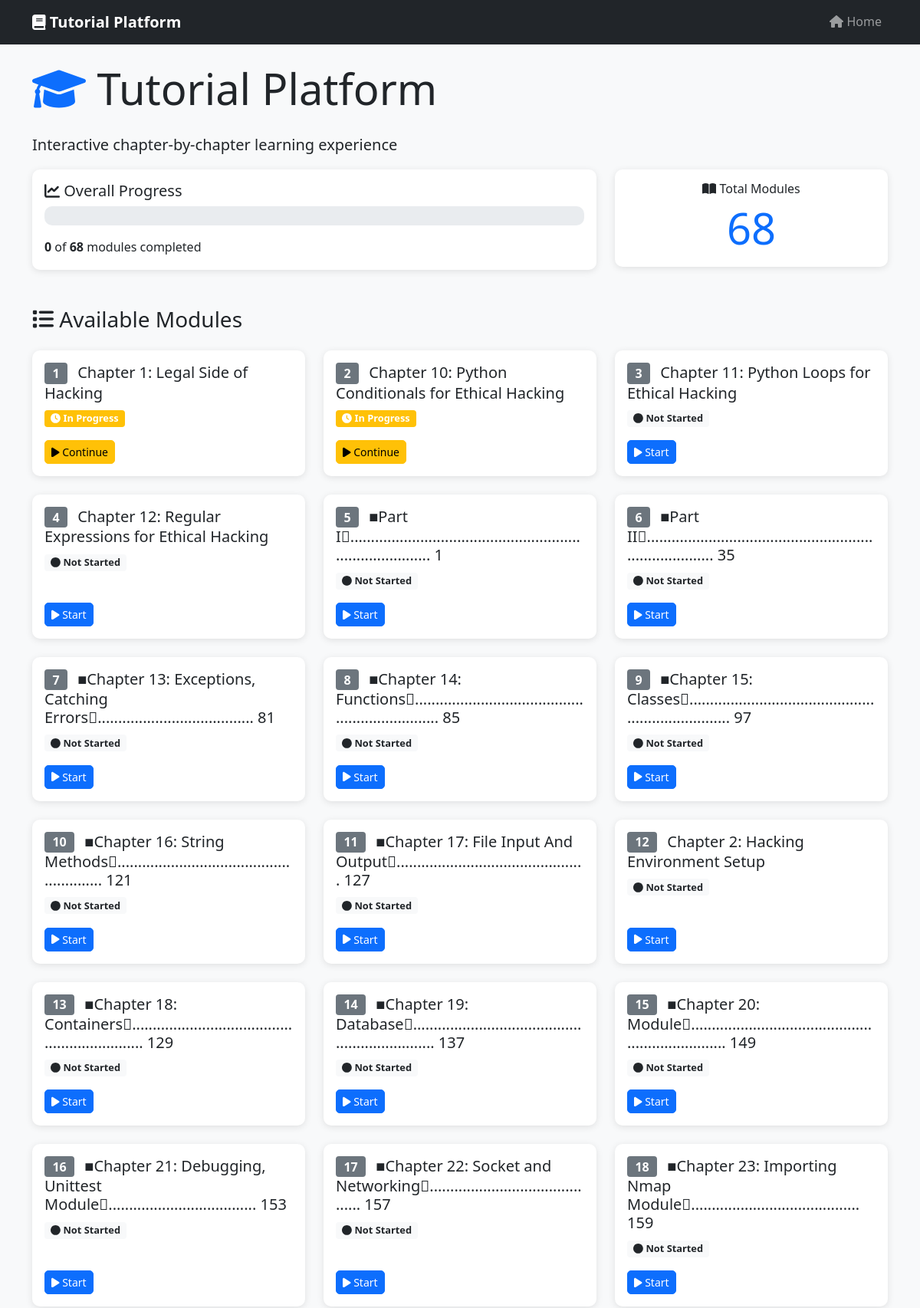
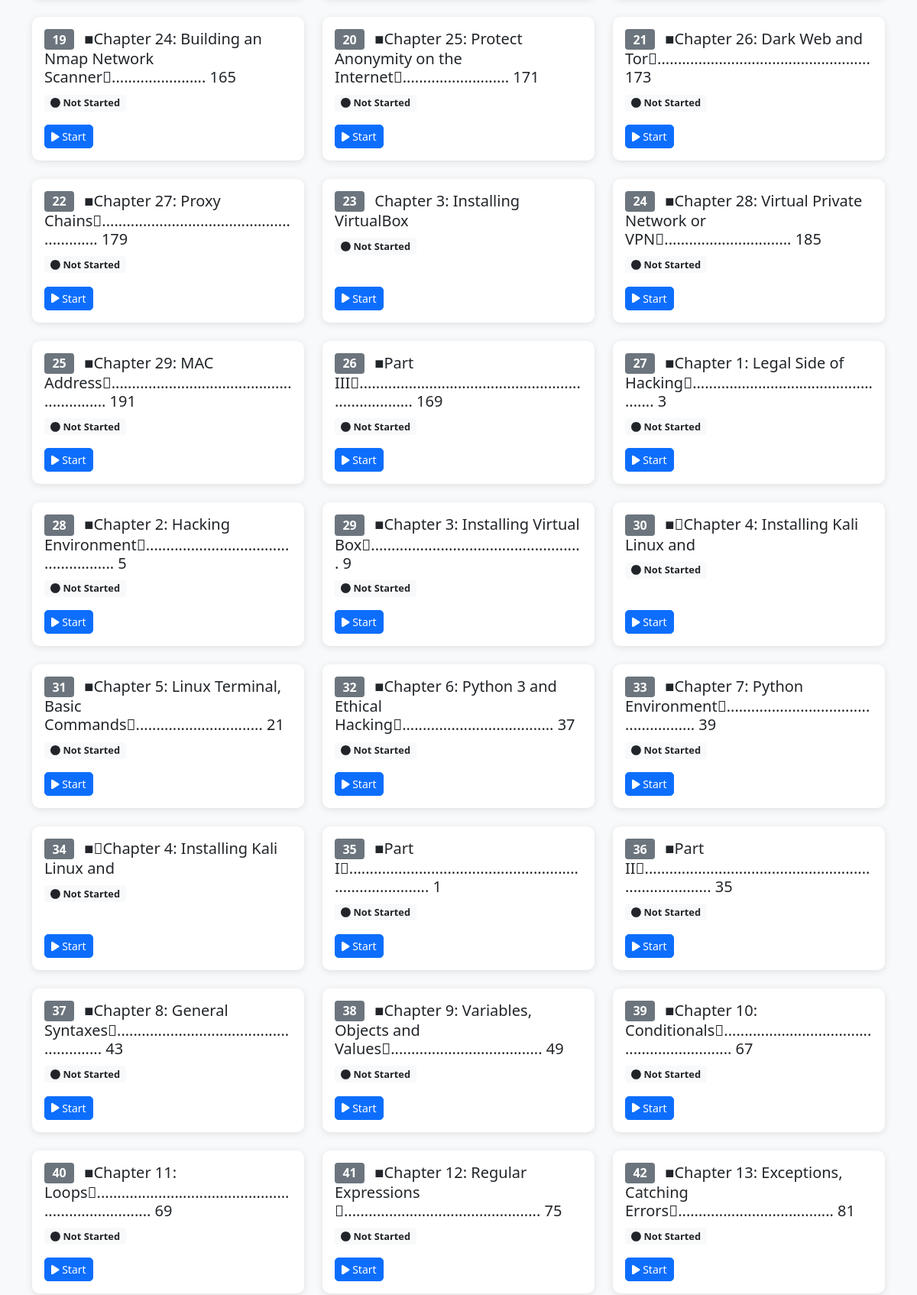
The page / (upper part) on the database its author committed (2 pictures, top to bottom).
### tables this page shows
CREATE TABLE progress (
            id INTEGER PRIMARY KEY AUTOINCREMENT,
            user_id INTEGER DEFAULT 1,
            module_id INTEGER,
            status TEXT DEFAULT 'not_started',
            completed_on DATETIME,
            created_at DATETIME DEFAULT CURRENT_TIMESTAMP,
            updated_at DATETIME DEFAULT CURRENT_TIMESTAMP,
            UNIQUE(user_id, module_id)
        );

### app.py (the view)
@app.route('/')
def home():
    modules = get_module_progress()
    total_modules = len(modules)
    completed_modules = sum(1 for m in modules if m['status'] == 'completed')
    progress_percentage = (completed_modules / total_modules * 100) if total_modules > 0 else 0
    return render_template('home.html',
                         modules=modules,
                         total_modules=total_modules,
                         completed_modules=completed_modules,
                         progress_percentage=progress_percentage)

### app.py (called while the page is built)
def get_db_connection():
    conn = sqlite3.connect(DATABASE)
    conn.row_factory = sqlite3.Row
    return conn

def get_module_progress(user_id=1):
    conn = get_db_connection()
    modules = get_modules()
    progress_dict = {}
    progress_rows = conn.execute(
        'SELECT module_id, status, completed_on FROM progress WHERE user_id = ?',
        (user_id,)
    ).fetchall()
    for row in progress_rows:
        progress_dict[row['module_id']] = {
            'status': row['status'],
            'completed_on': row['completed_on']
        }
    for module in modules:
        module_id = module['id']
        if module_id in progress_dict:
            module['status'] = progress_dict[module_id]['status']
            module['completed_on'] = progress_dict[module_id]['completed_on']
        else:
            module['status'] = 'not_started'
            module['completed_on'] = None
    conn.close()
    return modules

### templates/home.html (shortened to what this page needs)
{% extends "layout.html" %}
{% block content %}
<div class="row">
    <div class="col-12">
        <h1 class="display-4 mb-4">
            <i class="fas fa-graduation-cap text-primary"></i>
            Tutorial Platform
        </h1>
        <p class="lead">Interactive chapter-by-chapter learning experience</p>
    </div>
</div>
<div class="row mb-5">
    <div class="col-md-8">
        <div class="card">
            <div class="card-body">
                <h5 class="card-title">
                    <i class="fas fa-chart-line"></i> Overall Progress
                </h5>
                <div class="progress mb-3" style="height: 25px;">
                </div>
                <p class="mb-0">
                    <strong>{{ completed_modules }}</strong> of <strong>{{ total_modules }}</strong> modules completed
                </p>
            </div>
        </div>
    </div>
    <div class="col-md-4">
        <div class="card">
            <div class="card-body text-center">
                {% if not modules %}
                <h6 class="card-title text-warning">
                    <i class="fas fa-exclamation-triangle"></i> No Modules Found
                </h6>
                <p class="card-text">Extract content from your PDF to get started.</p>
                <form method="POST" action="{{ url_for('extract_pdf') }}">
                    <button type="submit" class="btn btn-primary">
                        <i class="fas fa-file-pdf"></i> Extract PDF
                    </button>
                </form>
                {% else %}
                <h6 class="card-title">
                    <i class="fas fa-book-open"></i> Total Modules
                </h6>
                <div class="display-4 text-primary">{{ total_modules }}</div>
                {% endif %}
            </div>
        </div>
    </div>
</div>
{% if modules %}
<div class="row">
    <div class="col-12">
        <h3 class="mb-4">
            <i class="fas fa-list"></i> Available Modules
        </h3>
    </div>
</div>
<div class="row">
    {% for module in modules %}
    <div class="col-md-6 col-lg-4 mb-4">
        <div class="card h-100 module-card">
            <div class="card-body d-flex flex-column">
                <h5 class="card-title">
                    <span class="badge bg-secondary me-2">{{ module.id }}</span>
                    {{ module.title }}
                </h5>
                <div class="mb-3">
                    {% if module.status == 'completed' %}
                        <span class="badge bg-success">
                            <i class="fas fa-check-circle"></i> Completed
                        </span>
                        {% if module.completed_on %}
                            <small class="text-muted d-block mt-1">
                                Completed: {{ module.completed_on }}
                            </small>
                        {% endif %}
                    {% elif module.status == 'in_progress' %}
                        <span class="badge bg-warning">
                            <i class="fas fa-clock"></i> In Progress
                        </span>
                    {% else %}
                        <span class="badge bg-light text-dark">
                            <i class="fas fa-circle"></i> Not Started
                        </span>
                    {% endif %}
                </div>
                <div class="mt-auto">
                    {% if module.status == 'completed' %}
                        <a href="{{ url_for('module_page', module_id=module.id) }}"
                           class="btn btn-outline-success btn-sm">
                            <i class="fas fa-eye"></i> Review
                        </a>
                    {% elif module.status == 'in_progress' %}
                        <a href="{{ url_for('module_page', module_id=module.id) }}"
                           class="btn btn-warning btn-sm">
                            <i class="fas fa-play"></i> Continue
                        </a>
                    {% else %}
                        <a href="{{ url_for('module_page', module_id=module.id) }}"
                           class="btn btn-primary btn-sm">
                            <i class="fas fa-play"></i> Start
                        </a>
                    {% endif %}
                </div>
            </div>
        </div>
    </div>
    {% endfor %}
</div>
{% endif %}
{% endblock %}

### templates/layout.html (shortened to what this page needs)
<!DOCTYPE html>
<html lang="en">
<head>
    <link href="https://cdn.jsdelivr.net/npm/bootstrap@5.1.3/dist/css/bootstrap.min.css" rel="stylesheet">
    <link href="https://cdnjs.cloudflare.com/ajax/libs/prism/1.24.1/themes/prism.min.css" rel="stylesheet">
    <link href="{{ url_for('static', filename='css/style.css') }}" rel="stylesheet">
</head>
<body>
    <nav class="navbar navbar-expand-lg navbar-dark bg-dark">
        <div class="container">
            <a class="navbar-brand" href="{{ url_for('home') }}">
                <i class="fas fa-book"></i> Tutorial Platform
            </a>
            <div class="collapse navbar-collapse" id="navbarNav">
                <ul class="navbar-nav ms-auto">
                    <li class="nav-item">
                        <a class="nav-link" href="{{ url_for('home') }}">
                            <i class="fas fa-home"></i> Home
                        </a>
                    </li>
                </ul>
            </div>
        </div>
    </nav>
    <main class="container my-4">
        {% block content %}{% endblock %}
    </main>
</body>
</html>

### static/css/style.css (style rules this page uses)
body { font-family: 'Segoe UI', Tahoma, Geneva, Verdana, sans-serif; line-height: 1.6; background-color: #f8f9fa; }
.navbar-brand { font-weight: bold; }
.module-card { transition: transform 0.2s ease, box-shadow 0.2s ease; border: 1px solid #dee2e6; }
.progress { border-radius: 10px; overflow: hidden; }
.badge { font-size: 0.8em; }
.btn { border-radius: 5px; font-weight: 500; transition: all 0.2s ease; }
.card { border: none; border-radius: 10px; box-shadow: 0 2px 10px rgba(0, 0, 0, 0.1); }

### rows shown on the page
progress: id "1", title "Chapter 1: Legal Side of Hacking", status "in_progress" (drawn)
progress: id "2", title "Chapter 10: Python Conditionals for Ethical Hacking", status "in_progress" (drawn)

### other values the page prints
{{ completed_modules }} "0"
{{ total_modules }} "68"
{{ module.id }} "3" "4" "5" "6" "7" "8" "9" "10" "11" "12" "13" "14" "15" "16" "17" "18" "19" "20" "21" "22" "23" "24" "25" "26" "27" "28" "29" "30" "31" "32" "33" "34" "35" "36" "37" "38" "39" "40" "41" "42"
{{ module.title }} "Chapter 11: Python Loops for Ethical Hacking" "Chapter 12: Regular Expressions for Ethical Hacking" "■Part I\b............................................................................... 1" "■Part II\b............................................................................ 35" "■Chapter 13: Exceptions, Catching Errors\b...................................... 81" "■Chapter 14: Functions\b.................................................................. 85" "■Chapter 15: Classes\b...................................................................... 97" "■Chapter 16: String Methods\b........................................................ 121" "■Chapter 17: File Input And Output\b.............................................. 127" "Chapter 2: Hacking Environment Setup" "■Chapter 18: Containers\b............................................................... 129" "■Chapter 19: Database\b................................................................. 137" "■Chapter 20: Module\b.................................................................... 149" "■Chapter 21: Debugging, Unittest Module\b.................................... 153" "■Chapter 22: Socket and Networking\b........................................... 157" "■Chapter 23: Importing Nmap Module\b......................................... 159" "■Chapter 24: Building an Nmap Network Scanner\b....................... 165" "■Chapter 25: Protect Anonymity on the Internet\b.......................... 171" "■Chapter 26: Dark Web and Tor\b.................................................... 173" "■Chapter 27: Proxy Chains\b........................................................... 179" "Chapter 3: Installing VirtualBox" "■Chapter 28: Virtual Private Network or VPN\b............................... 185" "■Chapter 29: MAC Address\b........................................................... 191" "■Part III\b......................................................................... 169" "■Chapter 1: Legal Side of Hacking\b................................................... 3" "■Chapter 2: Hacking Environment\b.................................................... 5" "■Chapter 3: Installing Virtual Box\b.................................................... 9" "■\u0007Chapter 4: Installing Kali Linux and" "■Chapter 5: Linux Terminal, Basic Commands\b............................... 21" "■Chapter 6: Python 3 and Ethical Hacking\b..................................... 37" "■Chapter 7: Python Environment\b.................................................... 39" "■\u0007Chapter 4: Installing Kali Linux and" "■Part I\b............................................................................... 1" "■Part II\b............................................................................ 35" "■Chapter 8: General Syntaxes\b........................................................ 43" "■Chapter 9: Variables, Objects and Values\b..................................... 49" "■Chapter 10: Conditionals\b.............................................................. 67" "■Chapter 11: Loops\b......................................................................... 69" "■Chapter 12: Regular Expressions \b................................................ 75" "■Chapter 13: Exceptions, Catching Errors\b...................................... 81"
